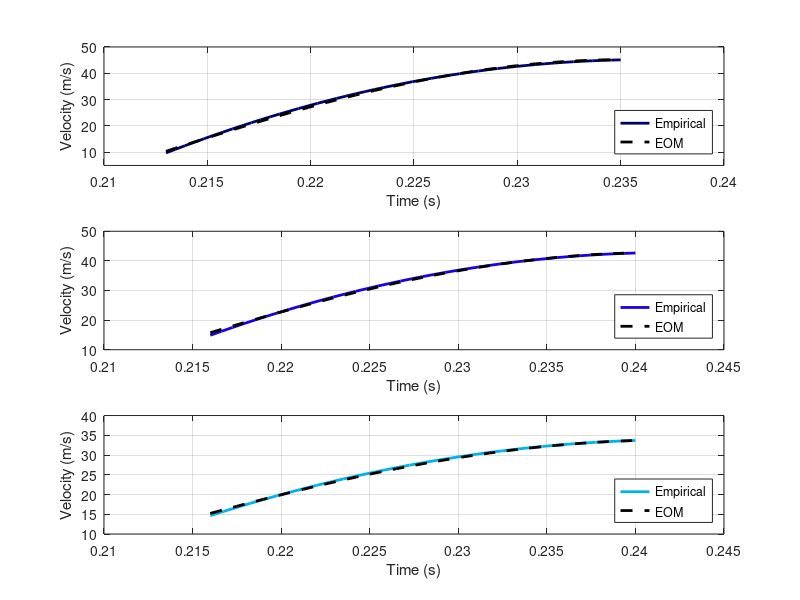

The MATLAB source for this figure: (Note: this script raises an error after producing the figure.)
close all
%% Sampling parameters
Fs=17000;
Ts=1/Fs;

thD=131:179;
aD=145:((180-145)/(length(thD)-1)):180;

thI=138:176;
aI=143:((180-143)/(length(thI)-1)):180;

thW=142:174;
aW=143:((180-143)/(length(thW)-1)):180;
%% Empirical models
tD= 0.213:((0.235-0.213)/(length(thD)-1)):0.235;
DSwing=-4.546e+06*tD.^2 + 2.148e+06*tD - 2.506e+05;
vd=(DSwing.*0.02885)/2;

tI= 0.216:((0.24-0.216)/(length(thI)-1)):0.24;
ISwing=-2.857e+06*tI.^2 + 1.383e+06*tI -1.644e+05;
vI=(ISwing.*0.02885)/2;

tW= 0.216:((0.24-0.216)/(length(thW)-1)):0.24;
WSwing=-1.868e+06*tW.^2 + 9.068e+05*tW -1.077e+05;
vW=(WSwing.*0.02885)/2;

%% Modelling Parameters

lgD=1.14;   %length of club
rD=0.5;
dthD=20.2;


lgI=0.94;   %length of club
rI=0.5;
dthI=27;


lgW=0.89;   %length of club
rW=0.5;
dthW=24;

daD=10;
daI=3.5;
daW=0;

ddaD=0;
ddaI=0;
ddaW=0;

ddthD=100;
ddthI=50;
ddthW=50;

%% Equations of Motion Driver
xD= -rD*sind(thD) + lgD*sind(thD+aD);
yD= rD*cosd(thD) - lgD*cosd(thD+aD);
VxD=-rD*cosd(thD)*dthD + lgD*cosd(thD+aD)*(dthD+daD);
VxD=VxD./cosd(10);
axD= rD*sind(thD)*dthD^2 -lgD*sind(thD+aD)*(dthD+daD)^2+lgD*cosd(thD+aD)*(ddaD+ddthD);
axD=axD./cosd(10);

%% Equations of Motion Iron
xI= -rI*sind(thI) + lgI*sind(thI+aI);
yI= rD*cosd(thI) - lgD*cosd(thI+aI);
VxI=-rI*cosd(thI)*dthI + lgI*cosd(thI+aI)*(dthI+daI);
VxI=VxI./cosd(10);
axI= rI*sind(thI)*dthI^2 -lgI*sind(thI+aI)*(dthI+daI)^2+lgI*cosd(thI+aI)*(ddaI+ddthI);
axI=axI./cosd(10);

%% Equations of Motion Wedge
xW= -rW*sind(thW) + lgW*sind(thW+aW);
yW= rD*cosd(thW) - lgD*cosd(thW+aW);
VxW=-rW*cosd(thW)*dthW + lgW*cosd(thW+aW)*(dthW+daW);
VxW=VxW./cosd(10);
axW= rW*sind(thW)*dthW^2 -lgW*sind(thW+aW)*(dthW+daW)^2+lgW*cosd(thW+aW)*(ddaW+ddthW);
axW=axW./cosd(10);

%% Driver Plot
figure('Color',[1 1 1])
subplot(3,1,1)
plot(tD,vd,'Color',[0 0 0.4],'LineWidth',2);grid on; 
hold on;
plot(tD,VxD,'--k','LineWidth',2); 
legend('Empirical','EOM','Location','SouthEast')
xlabel("Time (s)")
ylabel("Velocity (m/s)");
xlim([0.21 0.24])
ylim([5 50])
% title("Driver")
hold off

%% Iron Plot
subplot(3,1,2)
% figure('Color',[1 1 1])
plot(tI,vI,'Color',[0.1 0 0.9],'LineWidth',2); grid on; 
hold on;
plot(tI,VxI,'--k','LineWidth',2);
legend('Empirical','EOM','Location','SouthEast')
xlabel("Time (s)")
ylabel("Velocity (m/s)");
xlim([0.21 0.245])
ylim([10 50])
% title("7-Iron")
hold off

%% Wedge Plot
subplot(3,1,3)
% figure('Color',[1 1 1])
plot(tW,vW,'Color',[0 0.7 0.9],'LineWidth',2); grid on; 
hold on;
plot(tW,VxW,'--k','LineWidth',2);
legend('Empirical','EOM','Location','SouthEast')
xlabel("Time (s)")
ylabel("Velocity (m/s)");
xlim([0.21 0.245])
ylim([10 40])
% title("Wedge")
hold off

%% Acceleration Profile Modelling
% figure;
% 
% dDSwing=2*-4.57e+06*tD + 2.16e+06 ;
% dvD=(dDSwing.*0.02885)/2;
% plot(tD,dvD,'LineWidth',2);
% hold on;
% plot(tD,axD,'--b','LineWidth',2);
% 
% dISwing=2*-2.857e+06*tI + 1.383e+06 ;
% dvI=(dISwing.*0.02885)/2;
% plot(tI,dvI,'k','LineWidth',2);
% plot(tI,axI,'--k','LineWidth',2);
% 
% dWSwing=2*-1.868e+06*tW + 9.068e+05;
% dvW=(dWSwing.*0.02885)/2;
% plot(tW,dvW,'LineWidth',2);
% xlabel("Time (s)");ylabel("Acceleration (m/s^2)")
% plot(tW,axW,'--g','LineWidth',2);
% grid on;legend("Driver Empirical","Driver EOM","7-Iron Empirical","7-Iron EOM","7-Iron Empirical","Wedge EOM")
% hold off;


%% Acceleration at Impact Error
aD_error=abs(axD(end)-dvD(end))/9.81;
aI_error=abs(axI(end)-dvI(end))/9.81;
aW_error=abs(axW(end)-dvW(end))/9.81;

ag_error=[aD_error,aI_error,aW_error];
%% Trajectory of golf club
% figure;
% plot(xD,yD);
% hold on
% plot(xI,yI);
% hold on
% plot(xW,yW);
% hold off
% grid on

%% Mean Square Error
Dc_error=sqrt(mse(VxD,vd));
Ic_error=sqrt(mse(VxI,vI));
Wc_error=sqrt(mse(VxW,vW));

Club_Error = [Dc_error, Ic_error, Wc_error]

%% Mean Squared Error Function

function [MSE] = mse(y,y1)

s=sum((y-y1).^2);
MSE=1/(length(y)-1)  *  s;
end



